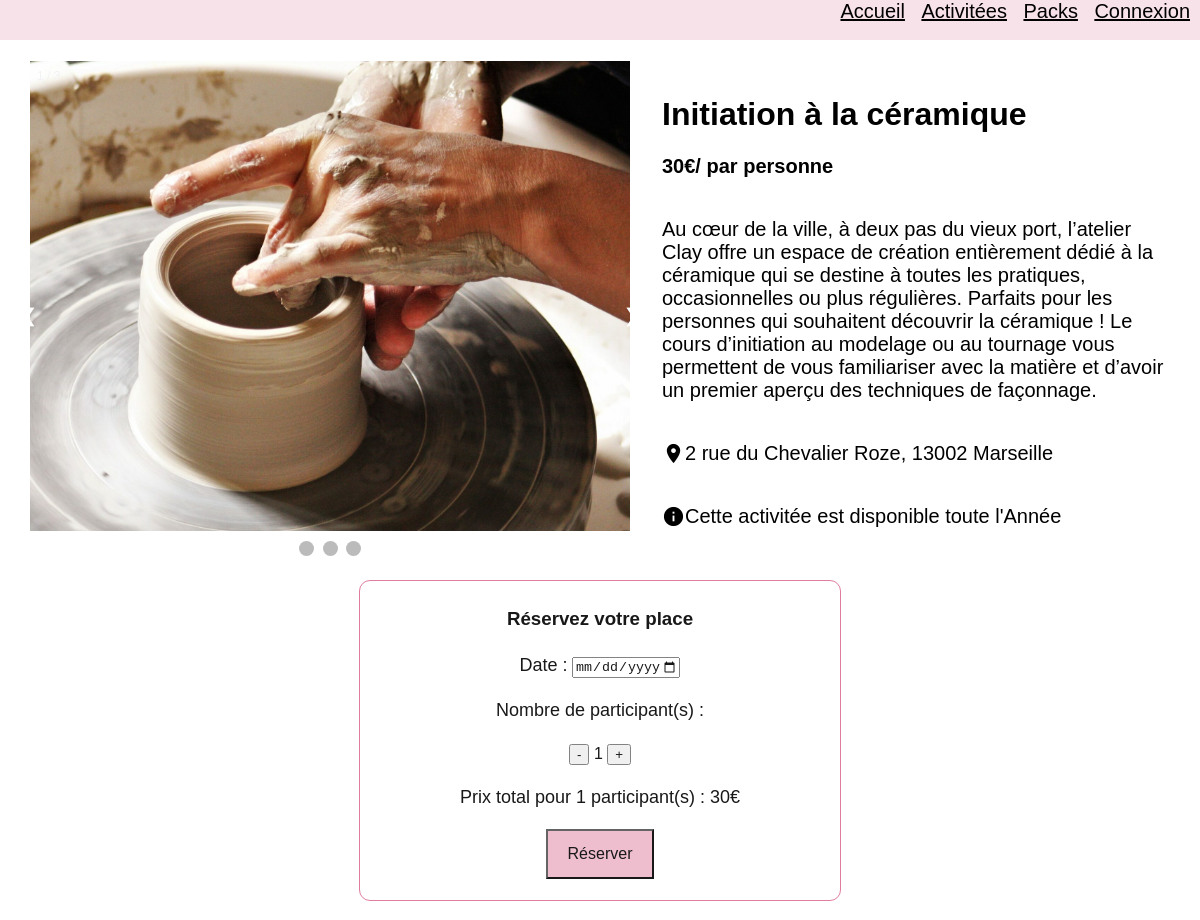
Screenshot of /activity/2/ with the database file from the repository.
### MarseilleInsiderApp/models.py (models this page shows)
class Loisir(models.Model):
    SAISON_CHOICES = [
        ('ETE', 'en Été'),
        ('HIVER', 'en Hiver'),
        ('AUTOMNE', 'en Automne'),
        ('PRINTEMPS', 'au Printemps'),
        ('TA',"toute l'Année")
    ]
    id_loisir = models.AutoField(primary_key=True)
    nom_loisir = models.CharField(max_length=255, verbose_name="Nom du loisir")
    num_voie = models.IntegerField(verbose_name="Numéro de la voie")
    nom_voie = models.CharField(max_length=50, verbose_name="Nom de la voie")
    code_postal = models.IntegerField(verbose_name="Code postale")
    ville = models.CharField(max_length=50, verbose_name="Ville")
    categorie = models.ForeignKey(Catégorie, on_delete=models.CASCADE)
    id_fournisseur = models.ForeignKey(Fournisseur, on_delete=models.CASCADE)
    prix_fournisseur = models.ForeignKey(Prix, on_delete=models.CASCADE)
    saisons = models.CharField(max_length=10, choices=SAISON_CHOICES, verbose_name="Saison")
    description=models.TextField(verbose_name="Description du loisir")
    def calcul_prix_total(self, nombre_personnes):
        if isinstance(nombre_personnes, int):
            prix_total = self.prix_fournisseur.prix_fournisseur * nombre_personnes
            return prix_total
        else:
            return None

class Prix(models.Model):
    id_prix = models.AutoField(primary_key=True)
    prix_fournisseur = models.IntegerField(verbose_name="Prix fournisseur")

### MarseilleInsiderApp/views.py (the view)
# urls.py: path('activity/<int:id_loisir>/',vw_activity, name='activity_detail'),
def vw_activity(request, id_loisir):
    loisir = Loisir.objects.get(pk=id_loisir)
    nombre_personnes = int(request.GET.get('nombre_participants', 1))
    prix_total = loisir.calcul_prix_total(nombre_personnes)
    context = {
        'loisir': loisir,
        'nombre_personnes': nombre_personnes,
        'prix_total': prix_total,
    }
    return render(request, 'activity_page.html', context)

### MarseilleInsiderApp/templates/activity_page.html (shortened to what this page needs)
{% extends 'base_extension.html' %}
{% load static %}
{% block content %}
    <div class="info-reservation-container">
        <div class="slideshow-container">
        <div class="mySlides fade" style="display: block;">
        <div class="numbertext">1 / 3</div>
        <img src="{% static 'images/loisirs/'%}{{loisir.id_loisir}}/1.jpeg" class="slide-image">
         </div>
        <a class="prev" onclick="plusSlides(-1)">&#10094;</a>
        <a class="next" onclick="plusSlides(1)">&#10095;</a>
        <div class="dot-container" style="text-align: center; position: relative; margin-top: 10px;">
        <span class="dot" onclick="currentSlide(1)"></span>
        <span class="dot" onclick="currentSlide(2)"></span>
        <span class="dot" onclick="currentSlide(3)"></span>
        </div>
        </div>
     <div class="info-container">
        <div class="activity_data">
         <h1>{{ loisir.nom_loisir }}</h1>
            <h3>{{ loisir.prix_fournisseur.prix_fournisseur }}€/ par personne</h3>
        <p class="description_activity"> {{ loisir.description }}</p>
            <div class="location-info">
        <i class="material-icons">location_on</i>
        <p class="description_activity">{{ loisir.num_voie }} {{ loisir.nom_voie }}, {{ loisir.code_postal }} {{ loisir.ville }}</p><p></p>
            </div>
            <div class="season-info">
        <i class="material-icons">info</i> <p class="description_activity"> Cette activitée est disponible {{ loisir.get_saisons_display }}</p>
            </div>
        </div>
             </div>
     </div>
         <div class="reservation-container">
        <h3>Réservez votre place</h3>
        <label class="description" for="reservationDate">Date :</label>
        <input type="date" id="reservationDate" name="reservationDate"  min="2023-11-22" max="2024-12-31">
        <p class="description">Nombre de participant(s) :</p>
        <button class="counter-button" id="decreaseParticipants" onclick="">-</button>
        <span id="participantsValue">{{ nombre_personnes }}</span>
        <button class="counter-button" id="increaseParticipants">+</button>
        <p class="prix-total">Prix total pour {{ nombre_personnes }} participant(s) : {{ prix_total }}€</p>
         <form method="post" action="{% url 'acheter_loisir' loisir.id_loisir %}">
        <input type="submit" class="reserve-button" value="Réserver">
            </form>
         </div>
{% endblock %}

### MarseilleInsiderApp/static/css/activity.css (style rules this page uses)
body { font-family: Arial, sans-serif; margin: 0; padding: 0; text-align: center; }
.reservation-container { background-color: white; text-align: center; align-self: center; box-sizing: border-box; outline: 1px solid palevioletred; margin-left: 30%; margin-right: 30%; width: 40%; border-radius: 10px; opacity: 0.9; padding: 5px; line-height: 1.5; margin-bottom: 20px; }
.slide-image { width: 600px; height: 470px; object-fit: cover; }
.prix-total { font-size: 18px; }
.description { font-size: 18px; }
.activity_data { flex: 1; margin-right: 5%; text-align: left; : 2%; }
.material-icons { vertical-align: middle; font-size: 23px; }
.location-info, .season-info { display: flex; align-items: center; }
.description_activity { display: inline-block; flex: 1; margin-right: 1px; font-size: 20px; font-weight: normal; }
.activity_data h3 { font-size: 20px; }
.info-reservation-container { display: flex; justify-content: space-between; margin-bottom: 20px; }
.location-info { display: flex; align-items: center; }
.slideshow-container { max-width: 55%; height: 500px; width: 650px; position: relative; margin:auto; overflow: hidden; }
.info-container { display: flex; align-items: center; max-width: 45%; box-sizing: border-box; padding: 2px; }
.mySlides { display: none; flex: 1; max-width: 100%; }
.prev, .next { cursor: pointer; position: absolute; top: 50%; width: auto; margin-top: -22px; padding: 16px; color: white; font-weight: bold; font-size: 18px; transition: 0.6s ease; border-radius: 0 3px 3px 0; user-select: none; }
.next { right: 0; border-radius: 3px 0 0 3px; }
.prev { left: 0; border-radius: 3px 0 0 3px; }
.numbertext { color: #f2f2f2; font-size: 12px; padding: 8px 12px; position: absolute; top: 0; left: 20px }
.dot { cursor: pointer; height: 15px; width: 15px; margin: 0 2px; background-color: #bbb; border-radius: 50%; display: inline-block; transition: background-color 0.6s ease; }
.reserve-button { color: black; font-size: 16px; padding: 14px 20px; position: relative; text-decoration: none; user-select: none; -webkit-user-select: none; touch-action: manipulation; background-color: rgba(219, 112, 147, 0.5); }
.reserve-button:before { background-color: snow; }

### rows the page displays
Loisir: nom_loisir "Initiation à la céramique", prix_fournisseur.prix_fournisseur "30", description "Au cœur de la ville, à deux pas du vieux port, l’atelier Clay offre un espace de création entièrement dédié à la céramique qui se destine à toutes les pratiques, occasionnelles ou plus régulières. Parfaits pour les personnes qui souhaitent découvrir la céramique ! Le cours d’initiation au modelage ou au tournage vous permettent de vous familiariser avec la matière et d’avoir un premier aperçu des techniques de façonnage.", num_voie "2", nom_voie "rue du Chevalier Roze", code_postal "13002", ville "Marseille", saisons "toute l'Année"

### other values shown
{{ nombre_personnes }} "1"
{{ prix_total }} "30"
